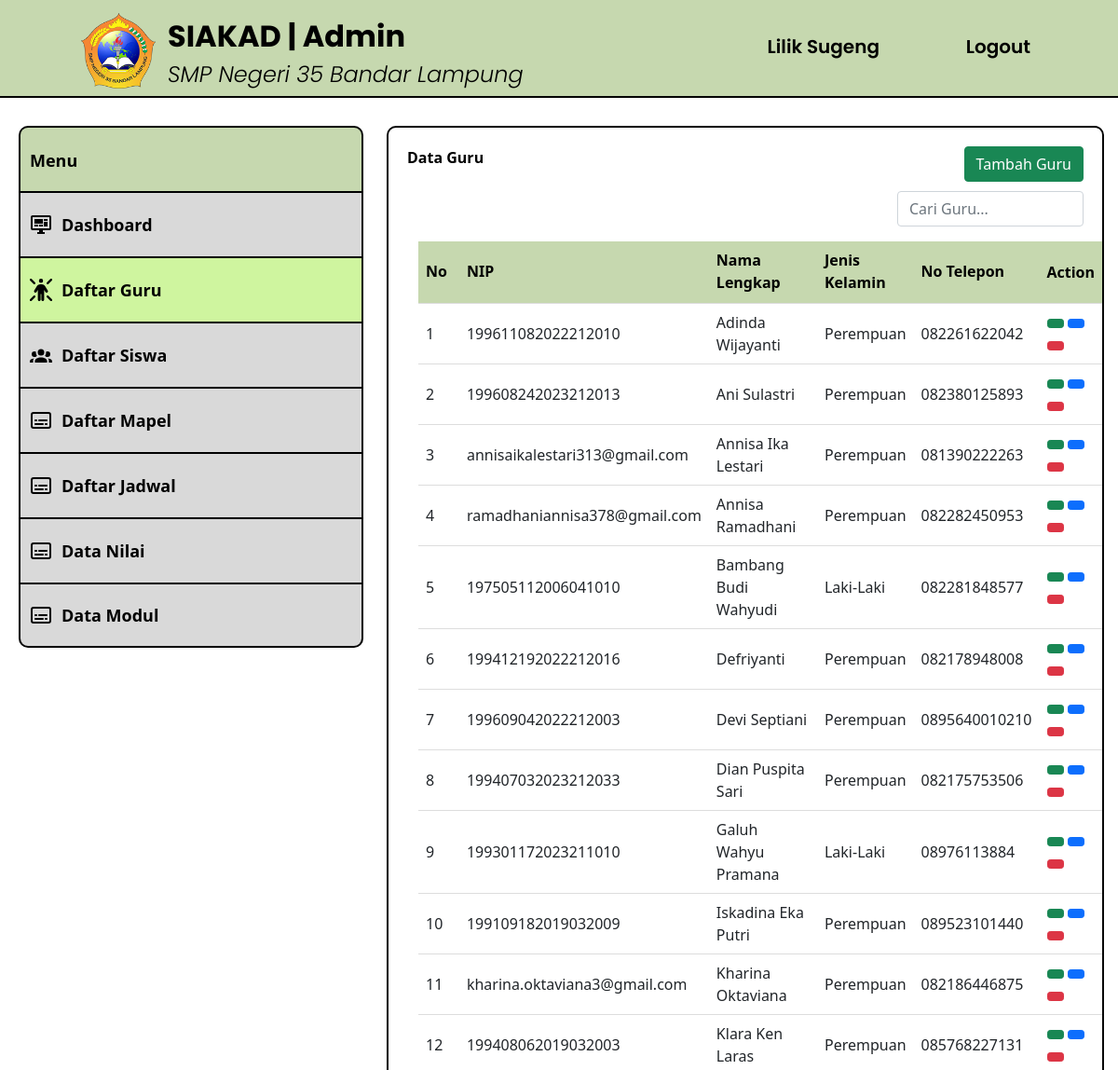
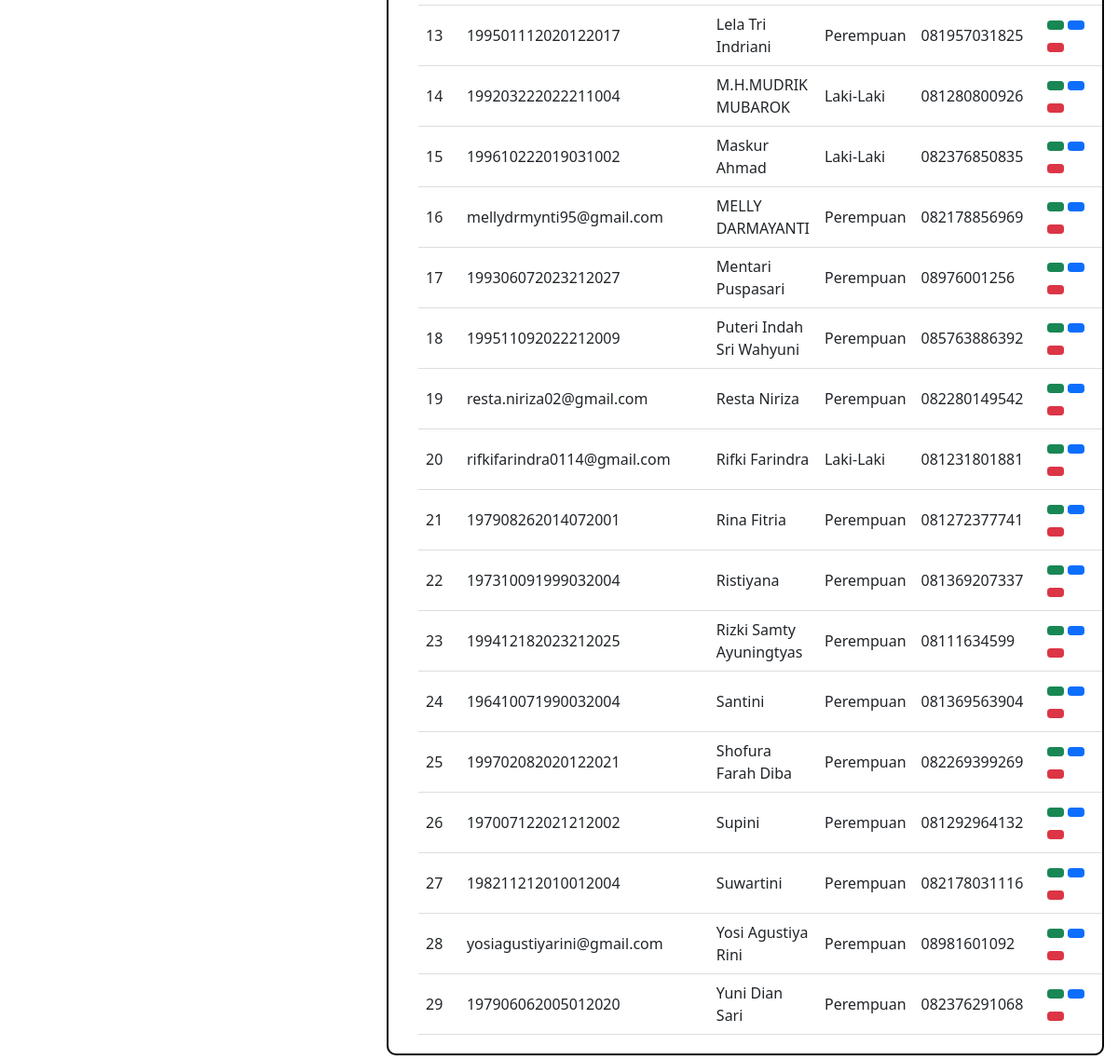
The app's page /src/daftarguru-admin.php (signed in) with its own data (2 pictures, top to bottom).
### tables this page shows
CREATE TABLE `guru` (
  `id_guru` int(11) NOT NULL,
  `nip` varchar(50) NOT NULL,
  `password` varchar(255) NOT NULL,
  `nama` varchar(50) NOT NULL,
  `jenis_kelamin` varchar(20) NOT NULL,
  `tanggal_lahir` date NOT NULL,
  `tempat_lahir` varchar(30) NOT NULL,
  `agama` varchar(20) NOT NULL,
  `no_hp` varchar(15) NOT NULL,
  `email` varchar(50) NOT NULL,
  `alamat` varchar(100) NOT NULL,
  `foto` varchar(255) NOT NULL,
  `status_guru` enum('Aktif','Tidak Aktif') NOT NULL
);

### src/daftarguru-admin.php (the view, shortened to what this page needs)
<?php
require('db.php');
$admin = $_SESSION["admin"]["nip"];
$ambil_admin = mysqli_query($conn, "SELECT * FROM admin WHERE nip = '$admin'");
$data = mysqli_fetch_array($ambil_admin);
$sql = "SELECT * FROM guru ORDER BY nama ASC";
$hasil_guru = mysqli_query($conn, $sql);
?>
<!DOCTYPE html>
<html>
  <head>
    <link rel="stylesheet" type="text/css" href="../styles/styles.css" />
    <link href="https://cdn.jsdelivr.net/npm/bootstrap@5.0.2/dist/css/bootstrap.min.css" rel="stylesheet">
  </head>
  <body>
    <header>
      <div class="logo-text">
        <a href="dashboard-admin.php">
          <img src="../assets/LogoSMPN35.png" alt="LogoSMPN35" width="80px" />
        </a>
      </div>
      <div class="title-text">
        <a href="dashboard-admin.php">
          <h1>SIAKAD | Admin</h1>
          <span>SMP Negeri 35 Bandar Lampung</span>
        </a>
      </div>
      <div class="profile-button">
        <a href="profile-admin.php"><iconify-icon icon="material-symbols:person" width="30" class="align-middle p-3"></iconify-icon><?php echo $data['nama'] ?></a>
      </div>
      <div class="logout-button">
        <a href="logout.php"><iconify-icon icon="material-symbols:logout" width="30" class="align-middle p-3"></iconify-icon>Logout</a>
      </div>
    </header>
    <nav>
      <ul class="side-menu">
        <li class="menu-disabled"><span>Menu</span></li>
        <li>
          <a href="dashboard-admin.php"
            ><img
              src="../assets/monitor-dashboard.svg"
              alt="Dashboard"
            />Dashboard</a
          >
        </li>
        <li>
          <a href="daftarguru-admin.php" class="active"
            ><img src="../assets/person-rays.svg" alt="Daftar-Guru" />Daftar Guru</a
          >
        </li>
        <li>
          <a href="daftarsiswa-admin.php"
            ><img src="../assets/person-group.svg" alt="Daftar-Siswa" />Daftar Siswa</a
          >
        </li>
        <li>
          <a href="daftarmapel-admin.php"
            ><img src="../assets/transcript.svg" alt="Daftar-Mapel" />Daftar Mapel</a
          >
        </li>
        <li>
          <a href="daftarjadwal-admin.php"
            ><img src="../assets/transcript.svg" alt="Daftar-Jadwal" />Daftar Jadwal</a
          >
        </li>
        <li>
          <a href="datanilai-admin.php"
            ><img src="../assets/transcript.svg" alt="Data-Nilai" />Data Nilai</a
          >
        </li>
        <li>
          <a href="datamodul-admin.php" class="menu-end"><img src="../assets/transcript.svg" alt="Data-Modul" />Data Modul </a
          >
        </li>
      </ul>
    </nav>
    <div class="kotak-isi">
    <div class="d-flex justify-content-between mb-2">
        <div>
            <p class="fw-bold">Data Guru</p>
        </div>
        <div>
            <a href="addguru-admin.php" class="btn btn-success">Tambah Guru</a>
        </div>
    </div>
    <div class="mb-3 d-flex justify-content-end">
        <input type="search" class="form-control" style="width: 200px;" id="searchInput" onkeyup="searchTable()" placeholder="Cari Guru...">
    </div>
        <div class="container">
        <table id="tableGuru" class="table-guru">
        <thead style="background-color: #C6D8AF;">
    <thead>
        <tr>
            <th onclick="sortTable(0)">No <span class="iconify" data-icon="akar-icons:arrow-up-down"></span></th>
            <th onclick="sortTable(1)">NIP <span class="iconify" data-icon="akar-icons:arrow-up-down"></span></th>
            <th onclick="sortTable(2)">Nama Lengkap <span class="iconify" data-icon="akar-icons:arrow-up-down"></span></th>
            <th onclick="sortTable(3)">Jenis Kelamin <span class="iconify" data-icon="akar-icons:arrow-up-down"></span></th>
            <th onclick="sortTable(4)">No Telepon <span class="iconify" data-icon="akar-icons:arrow-up-down"></span></th>
            <th>Action</th>
        </tr>
    </thead>
    <tbody>
    <?php
    $no = 1;
    foreach($hasil_guru as $guru): ?>
        <tr>
            <td><?php echo $no++; ?></td>
            <td><?php echo $guru['nip']; ?></td>
            <td><?php echo $guru['nama']; ?></td>
            <td><?php echo $guru['jenis_kelamin']; ?></td>
            <td><?php echo $guru['no_hp']; ?></td>
            <td>
        <a href="viewguru-admin.php?nip=<?php echo $guru['nip']; ?>" class="btn btn-success btn-sm">
        </a>
        <a href="editguru-admin.php?nip=<?php echo $guru['nip']; ?>" class="btn btn-primary btn-sm">
        </a>
        <button onclick="confirmDelete('<?php echo $guru['nip']; ?>')" class="btn btn-danger btn-sm">
        </button>
    </td>
</tr>
<?php endforeach; ?>
    </tbody>
</table>
        </div>
    </div>
</body>
</html>

### styles/styles.css (style rules this page uses)
body { font-family: Poppins; display: flex; align-items: center; width: 100vw; height: 100vh; margin: 0; overflow: hidden; }
p { color: black; }
header { position: fixed; top: 0; width: 100%; height: 105px; background-color: #c6d8af; color: #fff; text-align: left; border-bottom: 2px solid #000; }
header h1 { position: absolute; left: 180px; font-family: Poppins; font-size: 32px; font-weight: 700; color: #000; }
header span { position: absolute; top: 62px; left: 180px; font-family: Poppins; font-size: 24px; font-weight: 300; font-style: italic; color: #000; }
.logo-text { display: flex; align-items: center; position: fixed; left: 87px; top: 14px; }
.title-text h1 { top: 20px; }
.logout-button { position: fixed; top: 35px; right: 94px; }
.profile-button { position: fixed; top: 35px; right: 256px; }
.logout-button a, .profile-button a { text-decoration: none; font-family: Poppins; font-weight: 600; font-size: 20px; color: #000; }
nav { position: fixed; top: 105px; left: 0; width: 370px; height: calc(100% - 175px); padding: 20px; margin-top: 10px; }
.side-menu { list-style: none; padding: 0; margin: 0; }
.side-menu li { margin-bottom: 0; }
.side-menu a { display: block; width: 370px; height: 70px; background-color: #d9d9d9; line-height: 70px; text-decoration: none; color: #000; font-size: 18px; font-weight: bold; transition: background-color 0.3s; border-top: 2px solid #000; border-right: 2px solid #000; border-left: 2px solid #000; }
.side-menu a { display: flex; align-items: center; text-decoration: none; color: #000; padding: 5px 0; }
.side-menu img, .side-menu span { width: 24px; height: 24px; margin-right: 10px; margin-left: 10px; }
.side-menu .active { background-color: #cff59f; }
.menu-disabled { display: flex; width: 370px; height: 70px; background-color: #c6d8af; text-align: center; line-height: 70px; text-decoration: none; color: #000; font-size: 18px; font-weight: bold; pointer-events: none; border-top-left-radius: 10px; border-top-right-radius: 10px; border-top: 2px solid #000; border-right: 2px solid #000; border-left: 2px solid #000; }
.menu-end { border-bottom-left-radius: 10px; border-bottom-right-radius: 10px; border-bottom: 2px solid #000; }
.kotak-isi { position: fixed; top: 135px; left: 415px; right: 15px; bottom: 15px; background-color: #fff; border-radius: 10px; border: 2px solid #000; padding: 20px; overflow-y: auto; }

### src/daftarguru-admin.php (style rules this page uses)
.table-guru { width: 100%; border-collapse: }
.table-guru th, .table-guru td { padding: 8px; text-align: left; border-bottom: 1px solid #ddd; }
.table-guru th { background-color: #C6D8AF; color: black; cursor: pointer; }

### records on screen
guru: nip "199611082022212010", nama "Adinda Wijayanti", jenis_kelamin "Perempuan", no_hp "082261622042"
guru: nip "199608242023212013", nama "Ani Sulastri", jenis_kelamin "Perempuan", no_hp "082380125893"
guru: nip "annisaikalestari313@gmail.com", nama "Annisa Ika Lestari", jenis_kelamin "Perempuan", no_hp "081390222263"
guru: nip "ramadhaniannisa378@gmail.com", nama "Annisa Ramadhani", jenis_kelamin "Perempuan", no_hp "082282450953"
guru: nip "197505112006041010", nama "Bambang Budi Wahyudi", jenis_kelamin "Laki-Laki", no_hp "082281848577"
guru: nip "199412192022212016", nama "Defriyanti", jenis_kelamin "Perempuan", no_hp "082178948008"
guru: nip "199609042022212003", nama "Devi Septiani", jenis_kelamin "Perempuan", no_hp "0895640010210"
guru: nip "199407032023212033", nama "Dian Puspita Sari", jenis_kelamin "Perempuan", no_hp "082175753506"
guru: nip "199301172023211010", nama "Galuh Wahyu Pramana", jenis_kelamin "Laki-Laki", no_hp "08976113884"
guru: nip "199109182019032009", nama "Iskadina Eka Putri", jenis_kelamin "Perempuan", no_hp "089523101440"
guru: nip "kharina.oktaviana3@gmail.com", nama "Kharina Oktaviana", jenis_kelamin "Perempuan", no_hp "082186446875"
guru: nip "199408062019032003", nama "Klara Ken Laras", jenis_kelamin "Perempuan", no_hp "085768227131"
guru: nip "199501112020122017", nama "Lela Tri Indriani", jenis_kelamin "Perempuan", no_hp "081957031825"
guru: nip "199203222022211004", nama "M.H.MUDRIK MUBAROK", jenis_kelamin "Laki-Laki", no_hp "081280800926"
guru: nip "199610222019031002", nama "Maskur Ahmad", jenis_kelamin "Laki-Laki", no_hp "082376850835"
guru: nip "mellydrmynti95@gmail.com", nama "MELLY DARMAYANTI", jenis_kelamin "Perempuan", no_hp "082178856969"
guru: nip "199306072023212027", nama "Mentari Puspasari", jenis_kelamin "Perempuan", no_hp "08976001256"
guru: nip "199511092022212009", nama "Puteri Indah Sri Wahyuni", jenis_kelamin "Perempuan", no_hp "085763886392"
guru: nip "resta.niriza02@gmail.com", nama "Resta Niriza", jenis_kelamin "Perempuan", no_hp "082280149542"
guru: nip "rifkifarindra0114@gmail.com", nama "Rifki Farindra", jenis_kelamin "Laki-Laki", no_hp "081231801881"
guru: nip "197908262014072001", nama "Rina Fitria", jenis_kelamin "Perempuan", no_hp "081272377741"
guru: nip "197310091999032004", nama "Ristiyana", jenis_kelamin "Perempuan", no_hp "081369207337"
guru: nip "199412182023212025", nama "Rizki Samty Ayuningtyas", jenis_kelamin "Perempuan", no_hp "08111634599"
guru: nip "196410071990032004", nama "Santini", jenis_kelamin "Perempuan", no_hp "081369563904"
guru: nip "199702082020122021", nama "Shofura Farah Diba", jenis_kelamin "Perempuan", no_hp "082269399269"
guru: nip "197007122021212002", nama "Supini", jenis_kelamin "Perempuan", no_hp "081292964132"
guru: nip "198211212010012004", nama "Suwartini", jenis_kelamin "Perempuan", no_hp "082178031116"
guru: nip "yosiagustiyarini@gmail.com", nama "Yosi Agustiya Rini", jenis_kelamin "Perempuan", no_hp "08981601092"
guru: nip "197906062005012020", nama "Yuni Dian Sari", jenis_kelamin "Perempuan", no_hp "082376291068"

### other values on screen
$data['nama'] "Lilik Sugeng"
